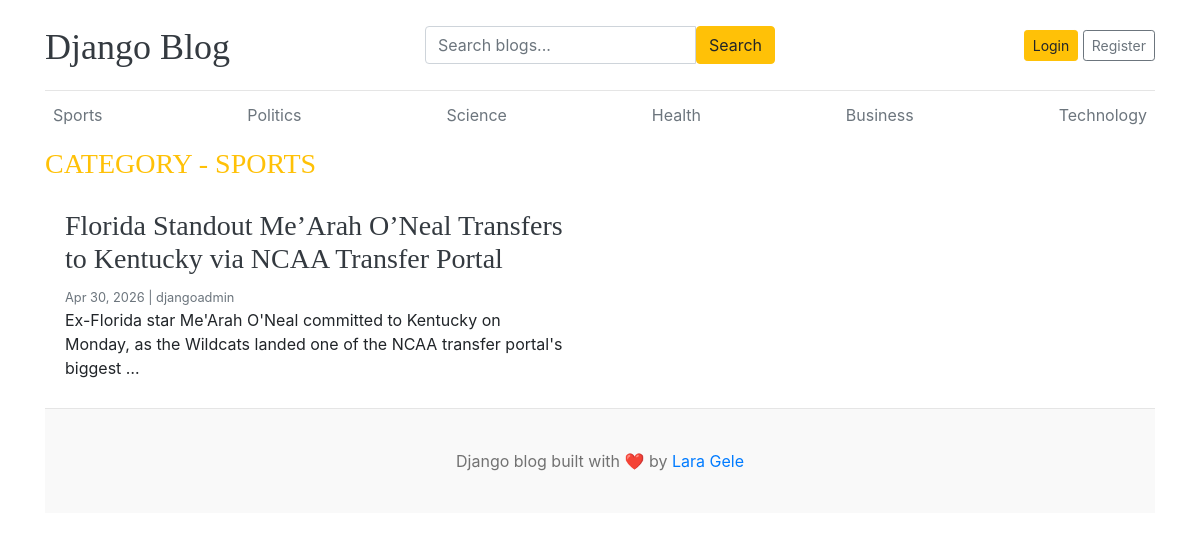
Page /category/1/ on the committed database.
### blogs/models.py (models this page shows, shortened)
class Category(models.Model):
    category_name =models.CharField(max_length=50, unique=True)
    created_at = models.DateTimeField(auto_now_add=True)
    updated_at = models.DateTimeField(auto_now=True)
    class Meta:
        verbose_name_plural = "categories"

class Blog(models.Model):
    title = models.CharField(max_length=100)
    slug = models.SlugField(max_length=150,unique=True,blank=True)
    category = models.ForeignKey(Category, on_delete=models.CASCADE)
    author = models.ForeignKey(User, on_delete=models.CASCADE)
    featured_image = models.ImageField(upload_to='uploads/%Y/%m/%d')
    short_description = models.TextField(max_length=500)
    blog_body = models.TextField(max_length=2000)
    status = models.CharField(max_length=20, choices=STATUS_CHOICES, default="Draft")
    is_featured =models.BooleanField(default=False)
    created_at = models.DateTimeField(auto_now_add=True)
    updated_at = models.DateTimeField(auto_now=True)

### blogs/views.py (the view)
# urls.py: path('<int:category_id>/', views.post_by_category, name='posts_by_category')
def post_by_category(request, category_id):
    posts = Blog.objects.filter(category_id=category_id, status="Published")
    category= get_object_or_404(Category,pk=category_id)
    context = {
        'posts':posts,
        'category':category
    }
    return render(request, 'posts_by_category.html', context)

### blogs/context_processors.py (called while the page is built)
def get_categories(request):
    categories = Category.objects.all()
    return dict(categories = categories)

def get_social_links(request):
    social_links = SocialLink.objects.all()
    return dict(social_links = social_links)

### templates/posts_by_category.html (shortened to what this page needs)
{% extends 'base.html' %}
{% block content %}
  <h3 class="text-uppercase text-warning">Category - {{ category.category_name }}</h3>
  <div class="row mb-2">
    {% if posts %}
      {% for post in posts %}
        <div class="col-md-6">
          <div class="card border-0">
            <div class="card-body">
              <h3><a href="{% url 'blogs' post.slug %}" class="text-dark">{{ post.title }}</a></h3>
              <small class="mb-1 text-muted">{{ post.created_at|date:'M d, Y' }} | {{ post.author }}</small>
              <p class="card-text">{{ post.short_description|truncatewords:20 }}</p>
            </div>
          </div>
        </div>
      {% endfor %}
    {% endif %}
  </div>
{% endblock %}

### templates/base.html (shortened to what this page needs)
{% load static %}
<!DOCTYPE html>
<html lang="en">
<head>
    <link href="https://getbootstrap.com/docs/4.0/dist/css/bootstrap.min.css" rel="stylesheet">
    <link href="{% static 'css/blog.css' %}" rel="stylesheet">
    <link rel="stylesheet" href="https://cdnjs.cloudflare.com/ajax/libs/font-awesome/7.0.1/css/all.min.css">
</head>
<body>
    <div class="container">
      <header class="blog-header py-3">
        <div class="row flex-nowrap justify-content-between align-items-center">
          <div class="col-4 pt-1">
            <a class="blog-header-logo text-dark" href="/">Django Blog</a>
          </div>
          <div class="col-4 ">
            <form action="{% url 'search' %}" method="GET">
              <div class="input-group">
                <input class="form-control" placeholder="Search blogs..." type="text" name="keyword" value={{ keyword | default:""}}>
                <button class="btn btn-warning" type="submit">Search</button>
              </div>
            </form>
          </div>
          <div class="col-4 d-flex justify-content-end align-items-center">
            {% if not user.is_authenticated %}
            <a class="btn btn-sm btn-warning" href="{% url 'login' %}">Login</a> &nbsp;
            <a class="btn btn-sm btn-outline-secondary" href="{% url 'register' %}">Register</a>
            {% else %}
             <span> <a href="{% url 'dashboard' %}">Dashboard</a></span>
             &emsp;
             <span><a href="{% url 'logout' %}">Logout</a></span>
            {% endif %}
          </div>
        </div>
      </header>
      <div class="nav-scroller py-1 mb-2">
        <nav class="nav d-flex justify-content-between">
          {% for category in categories%}
          <a class="p-2 text-muted" href="{% url 'posts_by_category' category.id %}">{{category.category_name}}</a>
          {% endfor %}
        </nav>
      </div>
{% block content %}
{% endblock %}
<footer class="blog-footer">
  <p>Django blog built with ❤️ by <a href="#">Lara Gele</a></p>
</footer>
</body>
</html>

### blog_main/static/css/blog.css (style rules this page uses)
.blog-header { border-bottom: 1px solid #e5e5e5; }
.blog-header-logo { font-family: "Playfair Display", Georgia, "Times New Roman", serif; font-size: 2.25rem; }
h1, h2, h3, h4, h5, h6 { font-family: "Playfair Display", Georgia, "Times New Roman", serif; }
.blog-footer { padding: 2.5rem 0; color: #727272; text-align: center; background-color: #f9f9f9; border-top: .05rem solid #e5e5e5; }
.blog-footer p:last-child { margin-bottom: 0; }

### rows in the picture
Category: category_name "Sports", category_name "SPORTS"
Category: category_name "Politics"
Category: category_name "Science"
Category: category_name "Health"
Category: category_name "Business"
Category: category_name "Technology"
Blog: title "Florida Standout Me’Arah O’Neal Transfers to Kentucky via NCAA Transfer Portal", created_at "Apr 30, 2026", author "djangoadmin", short_description "Ex-Florida star Me'Arah O'Neal committed to Kentucky on Monday, as the Wildcats landed one of the NCAA transfer portal's biggest …"
